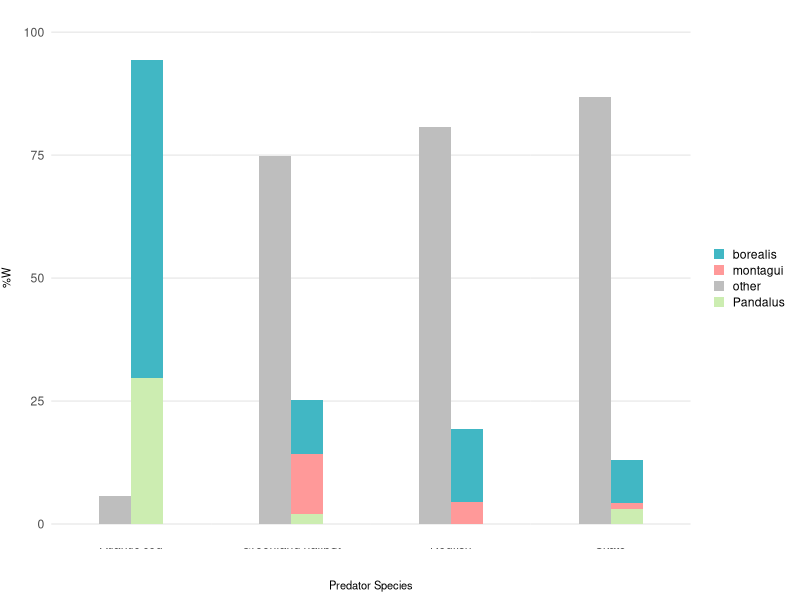

Recreate this plot in R. (Note: this script raises an error after producing the figure.)
################################################################################
################################################################################
#                   Figure 6 Pandalus Percent - DRAFT
################################################################################
################################################################################


# Author: Krista Kenyon (KAK)
# Date Created: Aug 8/2024
# Date Last Modified: Aug 9/2024 by KAK


# Document Purpose: Creating Figure 6 for R Markdown document.
    # Working in code is simpler and faster here than in the R Markdown document
    # R Markdown places code results below chunks, which can mean a lot of scrolling


# R Markdown code pipes this code directly into the document.
    # !! Before knitting ensure to comment out all codes that produce console outputs except the table
    # e.g. str()


# Document Sections:
    # Remaining Tasks
    # Load Libraries & Base Data
    # Code Chunk: Creating Figure 6
        # Subsection: Creating New Dataframe for Figure 6
        # Subsection: Building and Formatting Figure 6


# To see tutorials, key webpages, and key videos I used to create and format Figure 6:
    # please see the 'Draft_Script_Figure 6_Pandalus-percent.R' in the 'Draft Code' folder

# Draft Script notes include sites and tutorials that assisted me with:
    # .........
    # .........
    # .........


################################################################################
#                            Remaining Tasks 
################################################################################


# update below script for Figure 6
# create Fig 6 df
# create Fig 6 itself
# clean up code


################################################################################
#                         Load Libraries & Base Data          
################################################################################



### load libraries

library(tidyverse)
library(dplyr)
library(ggplot2) 


### import data

prey <- read.csv('data/processed/2019_basePrey.csv')


################################################################################
#                      Code Chunk: Creating Figure 6
################################################################################


# This code chunk subsections:
    # Creates a ....... dataframe capturing ..............
    # Restructures above dataframe into the format required for Figure 6
    # .................
    # Build and format Figure 6


# ....... df: one row per prey sampled.
    # prey will need to be recoded (or filtered) for:
        # shrimp P. borealis        (OS_ID code = 8111)
        # shrimp P. montagui        (OS_ID code = 8112)
        # shrimp Pandalus. sp.      (OS_ID code = 8110)
        # other (i.e. everything not P. or 'empty' stomachs)
    # the other will have to filter out:
        # all shrimp P . species      (OS_ID code = 8110-8112)
        # empty                       (OS_ID code = 9998)
        # sand                        (OS_ID code = 9981)
        # stone                       (OS_ID code = 9982)
        # shells                      (OS_ID code = 9983)
        # mud                         (OS_ID code = 10757)
        # plant material              ((OS_ID code = 9987))
    # Unidentified material depends on what's being measured
        # unidentified material       (OS_ID code = 10746-10750)
        # % W includes unidentified material
        # % N exclude unidentified material
    # Parasites to filter out include nematodes:
        # nematomorpha [hairworm]   (OS_ID code = 2585)
        # nematoda - nemata [nematode]   (OS_ID code = 2585)


# in the "other' species code classificaiton - offal is entrails
        # mud/dirt/veg/debris (anything that goes into the 'empty' category)

## I'll need to update this with the parasites that Sheila tells me about

## I'll need to ask Sheila how Unknown Sp are entered into the database.
        # each gets their own value?
        # how are the unkn sp a, b, c, d, e determined?
        # if each new unknown gets a unique code, then I'll have to adjust my code


# Figure 6 Dataframe structure will need:
    # 2 categorical variables:
        # prey species
        # predator species
    # 2 numerical variable:
        # percent weight of prey sp. within stomachs
        # precent number of prey sp. within stomachs

####### Below Needs to be updated

# Whether stomachs were full or empty will need to be broken down into three categories:
    # Full (Prey_OS_ID = not 9998)
    # Empty (Prey_OS_ID = 9998).  
    # Total


# !! I need to ask Sheila if others codes should be added! Paper included if only mud, or full of parasites.


###### Below is updated

# Dataframe transformations - Creating df:
    #......
    #......
    #......
    #......


# Dataframe transformations - Formatting for Table:
    #......
    #......
    #......
    #......


################### Creating New Dataframe for Figure 6 ########################


### Creating new dataframe for Table 2

pandalus.percent <- prey %>%             # create new dataframe based on 'pred' 
  
  select(Prey_OS_ID,                     # subsets dataframe by selected columns
         pred.name,
         PreyWt,
         Prey_Count) %>%
 
# Step 1: remove rows with 'empty stomachs'. Leave unidentified for now. 
  
  filter(                           # selects rows that do not contain:
    Prey_OS_ID != 9998 |                # empty
    Prey_OS_ID != 9981 |                # sand
    Prey_OS_ID != 9982 |                # stone
    Prey_OS_ID != 9983 |                # shells
    Prey_OS_ID != 10757 |               # mud
    Prey_OS_ID != 9987)  %>%               # plant material


# Step 2: create new column where OS_ID's are redifined to the 4 prey categories

    # shrimp P. borealis        (OS_ID code = 8111)
    # shrimp P. montagui        (OS_ID code = 8112)
    # shrimp Pandalus. sp.      (OS_ID code = 8110)

# test <- pandalus.percent %>%
  mutate(prey.name = ifelse(Prey_OS_ID == 8111,     # create new column 'Full' with values based on logical check
                     "borealis",                      # value if logical check is TRUE
                    ifelse(Prey_OS_ID == 8112,
                           "montagui",
                           ifelse(Prey_OS_ID == 8110,
                                  "Pandalus",
                                  "other")
                    ))) %>%
  
  subset(!is.na(PreyWt))  %>%            # removes NAs from PreyWt column only
  group_by(pred.name, prey.name) |> summarize(prey.percent = sum(PreyWt), .groups = "keep") %>%  # sum PreyWt by prey.name per pred.name
  group_by(pred.name) |> mutate(pizza = prey.percent/sum(prey.percent)) %>%   
  
  mutate(other.prey = prey.name == "other")

pandalus.percent$other.prey[pandalus.percent$other.prey == FALSE] = "Shrimp"
pandalus.percent$other.prey[pandalus.percent$other.prey == TRUE] = "other"


pandalus.percent$pizza <- pandalus.percent[['pizza']]*100    # format into percentage



### Saving the pandalus.percent dataframe structure

# str(pandalus.percent) 



### Exporting pandalus.percent Dataframe

write.csv(pandalus.percent, 
          file="data/processed/2019_F6_pandalus.percent.csv",
          row.names = FALSE)                # removes auto-generated unique ID row


###################    Building and Formatting Figure 6    ######################

names(pandalus.percent)

### Load Figure 6 dataframe

# pandalus.percent <- read.csv('data/processed/2019_F6_pandalus.percent.csv')

geom_bar(aes(fill = depth),
         position = "stack",
         stat="count",
         width = 0.4)    # changes the width of the bars 
  
?geom_col
?theme

### Build Figure 6a

ggplot(pandalus.percent, 
       aes(x = other.prey, y = pizza, fill = prey.name)) +
  
  theme_minimal() +
  
  geom_col(position = "stack",
           width = 1) +
          # width = 0.8) +                                      # reduces column width
  
  facet_wrap(~ pred.name,
             ncol = 4,                                         # plots in 4 columns (so all appear in 1 row)
             strip.position = "bottom") +                      # moves the facet strip to the bottom
  
  labs(x = "Predator Species",
       y = "%W") +
  
  scale_fill_manual(values = c("other" = "grey",               # assigns colour to prey sp. categories
                    "Pandalus" = "#CCEDB1",
                    "borealis" = "#41B7C4",
                    "montagui" ="#FF9999")) +
  
  coord_cartesian(ylim = c(0, 100)) +
  scale_y_continuous(breaks = seq(0, 100, by = 25)) +
  
  scale_x_discrete(expand = c(1, 1)) +                          # adds padding around the bars
  
  
  theme(axis.text.x = element_blank(),                           # removes x-axis labels
        axis.title = element_text(size = 8),                     # size of x and y axis titles
        axis.title.y = element_text(vjust = +3),                 # pulls y-axis title away from chart
        axis.ticks = element_blank(),                            # removes axis ticks

        legend.title = element_blank(),                          # removes legend title
        legend.key.size = unit(3, "mm"),                         # adjusts width of legend color symbols
        legend.key.height = unit(3, "mm"),                       # adjusts height of legend color symbols
        legend.key.spacing.y = unit(1, "mm"),                    # defines space between legend items

        panel.grid.minor = element_blank(),                      # removes all minor grid-lines
        panel.grid.major.x = element_blank(),
        panel.spacing = unit(0, 'point') ,                      # removes space between panels
        plot.background = element_rect(fill='transparent', color=NA),
        strip.text = element_text(vjust = 6)
  )
        
  #       strip.text = element_text(vjust = -10)) +       # pulls panel titles to the top left
  




### Build Figure 6b



### Combine Fig 6a & 6b to create Figure 6


##############      Below is code Dan and I worked on    ######################


## Below is code Dan and I worked on 

test = pandalus.percent 

test = subset(test, !is.na(PreyWt))
test = test |> group_by(pred.name, prey.name) |> summarize(prey.percent = sum(PreyWt))
test = test |> group_by(pred.name) |> mutate(pizza = prey.percent/sum(prey.percent))

test = test |> mutate(other.prey = prey.name == "other")
test$other.prey[test$other.prey == TRUE] = "other"
test$other.prey[test$other.prey == FALSE] = "Shrimp"

# stacking the count
ggplot(test, aes(x = other.prey, y = pizza, fill = prey.name)) +
  theme_bw() +
  geom_col(position = "stack") +
  facet_wrap(~ pred.name)


###################################################################################
################################################################################

# Below is old code

##################################################################################
##################################################################################

############ Below is old code

# new columns containing the summarized values defined in summarise()

test <- pandalus.percent %>%
  group_by(pred.name, PreyWt) %>%        # group by specified categories
  summarise('Weight' = sum(PreyWt),                 # 'New Column' = sum('Old Column') 
            'Count' = sum(Prey_Count),
            .groups = "keep")             # tells R to keep current group structure
# gives warning that goes into Markdown document if '.groups' not specified

# Step 3: create % weight Figure that does percentage per fish category
# fish category may have to be grouped first to do this


########### testing figures

# stacking the count
ggplot(data = pandalus.percent,
       aes(fill = prey.name, x = pred.name, y = PreyWt)) +
  geom_bar(position="stack", stat = "identity")

# percent count
ggplot(data = pandalus.percent,
       aes(fill = prey.name, x = pred.name, y = PreyWt)) +
  geom_bar(position="fill", stat = "identity")

# geom_bar(aes(position = "fill",
#          stat="count",
#         width = 0.4))

?geom_bar



# Step 4: create # number Figure
# when feeding data in, filter out unidentified categories

# Step 5: see if these figures can be combined into one multi-panneled figure
# concern is that they use slightly different data (i.e. unidentified)

# Step 6: create either 1 figure or the 2 plots that then get merged into one figure

# Step 7: format figure



# trying to figure out how I wan my data structured.....
names(pandalus.percent)

# new column of Prey_OS_ID that fits things to the 4 prey categories


##### Below is old code

stomach.ratio  <- pred %>%               # create new dataframe based on 'pred'                    
  
  select(Prey_OS_ID,                    # subsets dataframe by selected columns
         pred.name, 
         length.range, 
         sampled.stomach) %>%
  
  
  
  ### Assigning Full vs Empty Stomachs
  # if I add these in, THEN I MUST FILTER STOMACHS FROM PREY DATABASE THAT ONLY HAVE THESE
  # THIS IS KEY - the pred df has indiscriminately removed duplicates. 
  # Fine for Empty Stomachs.
  # NOT fine when there could have been multiple prey/objects in stomachs
  # other potential 'Empty Stomachs' codes:
  # 2222 = Plant
  # unknown????? (if yes, 10746-10750)
# other. 9981 (sand), 9982 (stone), 9983 (shells), 9993 (bait), 9995 (other offal), 10757 (mud)


mutate(Full = ifelse(Prey_OS_ID == 9998,     # create new column 'Full' with values based on logical check
                     0,                      # value if logical check is TRUE
                     1)) %>%                 # value if logical check is FALSE
  
  mutate(Empty = ifelse(Prey_OS_ID == 9998,   # Prey_OS_ID of 9998 = 'Empty'
                        1,
                        0))  %>%
  
  
  ### Assigning Groups for Table Layout 
  
  # desiring stomach data summed and displayed by:
  # fish length group (column 1) and 
  # predator category group (rows) 
  
  group_by(length.range, pred.name) %>%        # group by specified categories
  
  
  
  ### Sum Stomach Data by Groups
  
  # sums the specified values by the grouped categories
  # e.g. total 'full' stomachs by predator length and category
  # creates new dataframe that contains:
  # grouped variables (e.g. length.range, pred.name)
  # new columns containing the summarized values defined in summarise()
  
summarise('Full' = sum(Full),                 # 'New Column' = sum('Old Column') 
          'Empty' = sum(Empty),
          'Total' = sum(sampled.stomach),
          .groups = "keep")  %>%              # tells R to keep current group structure
  # gives warning that goes into Markdown document if '.groups' not specified

  
#############   Formatting Dataframe Structure for Table    ####################



### Final Table Structure Formatting

# merge predator categories with the full, empty, total columns.

# columns will now be 'stomach-predator' (e.g. Full-Greenland Halibut)  
# rows will be predator length

pivot_wider(names_from = pred.name,                       # categorical values to pull from rows to columns
            values_from = c(Full, Empty, Total)) %>%      # numerical values to fill in those columns
  
  
  # Re-Ordering Columns 
  
  relocate(contains('cod'), .after = length.range) %>%     # moves any column with name containing 'cod' to the right of length.range
  relocate(contains('Greenland'), .after = contains('cod')) %>%
  relocate(contains('Red'), .after = contains('Green'))  %>%
  
  
  # Re-Order Rows from Smallest to Largest Fish
  
  # length.range not naturally sorted because format is 6-10 vs 006-10
  # so I added 0s, sorted, then removed the extra 0s
  
  mutate(length.range = str_pad(length.range,     # code adds 0s to start of length.range string (6 becomes 006)
                                width=6,          # strings <6 characters will be padded until they =6 characters
                                pad = "0")) %>%   # padding with 0s
  # width = 6 bumps all strings to ###- (006-, 016-, 141-)
  
  arrange(length.range) %>%                       # sort smallest to largest now that length.range strings equal character length before '-'
  
  mutate(length.range = str_replace(length.range, # removing the extra zeros for Table formatting
                                    "^0{1,}",     # select 1+ '0's at the beginning of strings
                                    "")) %>%         # remove selected '0's
  
  
  # Replace 0 and NA values with '-' 
  # I could not select and replace across the entire dataframe within dyplr
  # I had to use Base R for Step 2
  # Step 1: replacing 'NA' with 0 in dyplr (replace)
  # Step 2: replacing '0' with '-' in base R (lapply) and stringr (str_replace_all)
  
  
  replace(is.na(.), 0)                                 # if there are NA's, replace with 0

stomach.ratio <- data.frame(lapply(stomach.ratio, function(x){    # honestly - I don't know what above code does but it works
  str_replace_all(x,                                              # will be related to the code in the above line. But Idk who it actually works
                  "(?<!\\S)0(?!\\S)",                             # select '0' with nothing before or after
                  "-")                                            # replace with '-'
})) 







